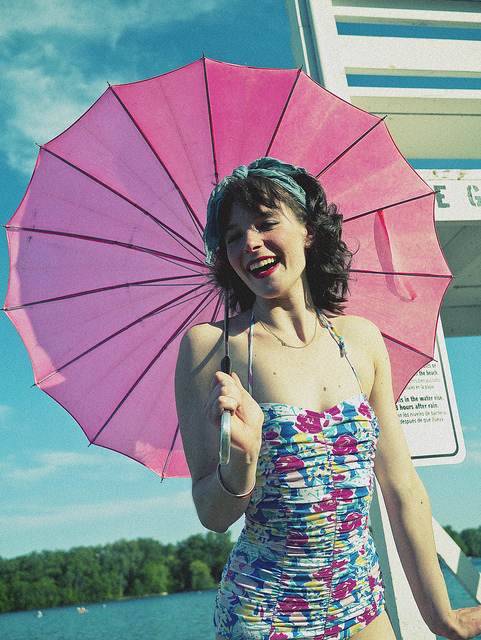
#> input picture images/000000000036.jpg, 481 x 640 px, found by its file name; its folder holds only this picture in this run
$ python make_plots.py
#> lines starting #> are read from the running program, lines starting #| are printed output that depends on the picture
"""
Publication-quality privacy research plots for embedding inversion presentation.

Computes real scikit-image SSIM/PSNR across ALL reconstruction versions (v1-v6)
and ALL available images, then generates research-paper-style figures proving
that YOLOv3 detection embeddings are NOT private -- they can be inverted to
recover recognizable images.

Literature context:
  - Song & Raghunathan (2020): first embedding inversion on text
  - Morris et al. (2023): recovered 92% of 32-token text from T5 embeddings
  - Li et al. (2023) GEIA: generative embedding inversion attack on sentences
  - Mai et al. (2018): face embedding inversion (IdDecoder)
  - Dosovitskiy & Brox (2016): inverting visual representations with CNNs
  - Mahendran & Vedaldi (2015): understanding deep image representations
  - Kaissis et al. (2021): reverse engineering attacks on local feature descriptors
  - FIA-Flow (2025): black-box feature inversion with flow matching on YOLO11
  - Wang et al. (2024): inverting visual representations with detection transformers (DETR)

Outputs: ./presentation/plots/
"""

import os
import csv
import numpy as np
from pathlib import Path
from PIL import Image
import matplotlib
matplotlib.use("Agg")
import matplotlib.pyplot as plt
import matplotlib.ticker as mticker
from skimage.metrics import structural_similarity as sk_ssim
from skimage.metrics import peak_signal_noise_ratio as sk_psnr

# ---- paths ----
ROOT = Path(__file__).resolve().parent.parent.parent
OUTPUT_DIR = Path(__file__).resolve().parent.parent
PLOTS_DIR = OUTPUT_DIR / "plots"
PLOTS_DIR.mkdir(parents=True, exist_ok=True)

PAPER_ASSETS = ROOT / "outputs" / "paper_assets"
IMAGES_DIR = ROOT / "images"
GENEO_RECON_DIR = ROOT / "outputs"

# Embedding spec
EMBEDDING_DIM = 904995  # 255 * (13*13 + 26*26 + 52*52)
IMAGE_PIXELS = 416 * 416 * 3  # 519,168

# All images with reconstructions available
ALL_STEMS = ["000000000036", "000000000077", "000000262235",
             "000000263604", "000000525732"]

# Versions to evaluate
VERSIONS = ["v1", "v2", "v3", "v6"]

# Version descriptions for the paper
VERSION_INFO = {
    "v1": {"label": "v1 (baseline CNN)", "color": "#e74c3c"},
    "v2": {"label": "v2 (+GENEO layers)", "color": "#f39c12"},
    "v3": {"label": "v3 (+transformer)", "color": "#2980b9"},
    "v6": {"label": "v6 (+YCbCr loss)", "color": "#27ae60"},
}


# [10 lines left out: function compute_metrics, not called in this run]


def find_reconstruction(stem, version):
    """Find reconstruction image for a given stem and version.
    Prefer geneo_recon (good color) over paper_assets (grey washes)."""
    # Check geneo_recon in outputs FIRST (these are the good color images)
    gr_path = GENEO_RECON_DIR / f"geneo_recon_{stem}_{version}.png"
    if gr_path.exists():
        return gr_path
    # Check base geneo_recon (no version suffix = v1)
    if version == "v1":
        base_path = GENEO_RECON_DIR / f"geneo_recon_{stem}.png"
        if base_path.exists():
            return base_path
    # Fall back to paper_assets only if geneo_recon not found
    pa_path = PAPER_ASSETS / f"recon_{stem}_{version}.png"
    if pa_path.exists():
        return pa_path
    return None


def gather_all_metrics():
    """Compute metrics for all images x all versions."""
    all_metrics = []

    for stem in ALL_STEMS:
        orig_path = IMAGES_DIR / f"{stem}.jpg"
        if not orig_path.exists():
            continue

        orig_img = Image.open(orig_path).convert("RGB").resize((416, 416))
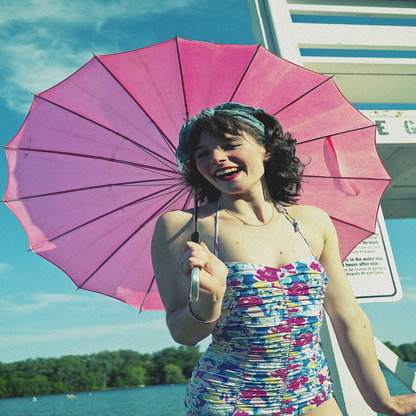
#> orig_img: PIL image 416x416 RGB; mean R, G, B 142.7, 140.4, 151.3
        orig_np = np.array(orig_img, dtype=np.float32) / 255.0

        for version in VERSIONS:
            recon_path = find_reconstruction(stem, version)
            if recon_path is None:
                continue

            recon_img = Image.open(recon_path).convert("RGB").resize((416, 416))
            recon_np = np.array(recon_img, dtype=np.float32) / 255.0

            m = compute_metrics(orig_np, recon_np)
            m["image_id"] = stem
            m["version"] = version
            all_metrics.append(m)
            print(f"  {stem} {version}: SSIM={m['ssim']:.4f}  PSNR={m['psnr']:.2f} dB")

    return all_metrics


# [369 lines left out: functions plot_ssim_bars, plot_psnr_bars, plot_version_progression, plot_privacy_risk, plot_embedding_vs_image, plot_literature_comparison and 2 more, not called in this run]


def main():
    print("=" * 60)
    print("GATHERING METRICS ACROSS ALL VERSIONS")
    print("=" * 60)
    metrics = gather_all_metrics()
    print(f"\nTotal measurements: {len(metrics)}")

    if not metrics:
        print("No metrics computed. Check image/reconstruction paths.")
        return

    print("\n" + "=" * 60)
    print("GENERATING PUBLICATION-QUALITY PLOTS")
    print("=" * 60)

    plot_ssim_bars(metrics)
    plot_psnr_bars(metrics)
    plot_version_progression(metrics)
    plot_privacy_risk(metrics)
    plot_embedding_vs_image()
    plot_literature_comparison(metrics)
    plot_reconstruction_gallery(metrics)
    save_metrics_csv(metrics)

    # Summary
    print("\n" + "=" * 60)
    print("SUMMARY")
    print("=" * 60)
    for version in VERSIONS:
        vals = [m for m in metrics if m["version"] == version]
        if vals:
            avg_ssim = np.mean([v["ssim"] for v in vals])
            avg_psnr = np.mean([v["psnr"] for v in vals])
            print(f"  {version}: avg SSIM={avg_ssim:.4f}  avg PSNR={avg_psnr:.2f} dB  ({len(vals)} images)")

    print(f"\nPlots saved to: {PLOTS_DIR}")
    print(f"Files:")
    for f in sorted(PLOTS_DIR.glob("*")):
        print(f"  {f.name}  ({f.stat().st_size // 1024} KB)")


if __name__ == "__main__":
    main()
